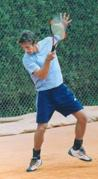
%> input picture 20120515-pose-release-ver1.3/code-full/PARSE/im0003.jpg, 98 x 179 px; its folder holds 4 pictures in this run
$ octave image_concat_parse.m   (GNU Octave 9; MATLAB toolbox functions it lacks are replaced by stand-ins)
%> lines starting %> are read from the running program, lines starting %| are printed output that depends on the picture
imdir = '../20120515-pose-release-ver1.3/code-full/PARSE/';
list = dir([imdir '*.jpg']);

R = zeros(length(list),1);
for i = 1:length(list)
    im = imread([imdir list(i).name]);
%> im is the input picture: size 179x98x3 uint8; mean R, G, B 121.6, 130.3, 120.6
    [rr,cc,~] = size(im);
%> rr = 179; cc = 98
    R(i) = rr/cc;
end

[~,ii] = sort(R,'descend');
I1 = uint8(zeros(0,1980));
I2 = uint8(zeros(0,1980));
I3 = uint8(zeros(0,1980));
for i = 1:13
    IM1 = uint8(zeros(100,0));
    IM2 = uint8(zeros(100,0));
    IM3 = uint8(zeros(100,0));
    for j = 1:23
        id = ii(13 * (j-1) + i);
        im = imread([imdir list(id).name]);
        im = imresize(im,[100 NaN]);
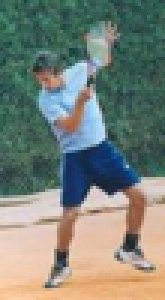
%> im: size 100x55x3 uint8 (shown 3 times larger); mean R, G, B 121.6, 130.3, 120.6
        IM1 = [IM1 im(:,:,1)];
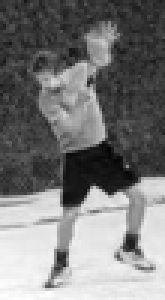
%> IM1: size 100x55 uint8 (shown 3 times larger); min 0, max 255, mean 121.6
        IM2 = [IM2 im(:,:,2)];
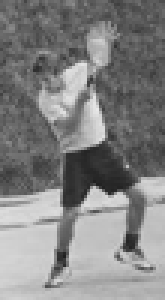
%> IM2: size 100x55 uint8 (shown 3 times larger); min 31, max 232, mean 130.3
        IM3 = [IM3 im(:,:,3)];
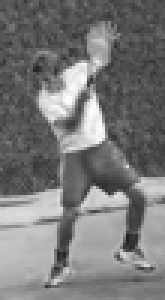
%> IM3: size 100x55 uint8 (shown 3 times larger); min 33, max 255, mean 120.6
%> (the run ends here)
